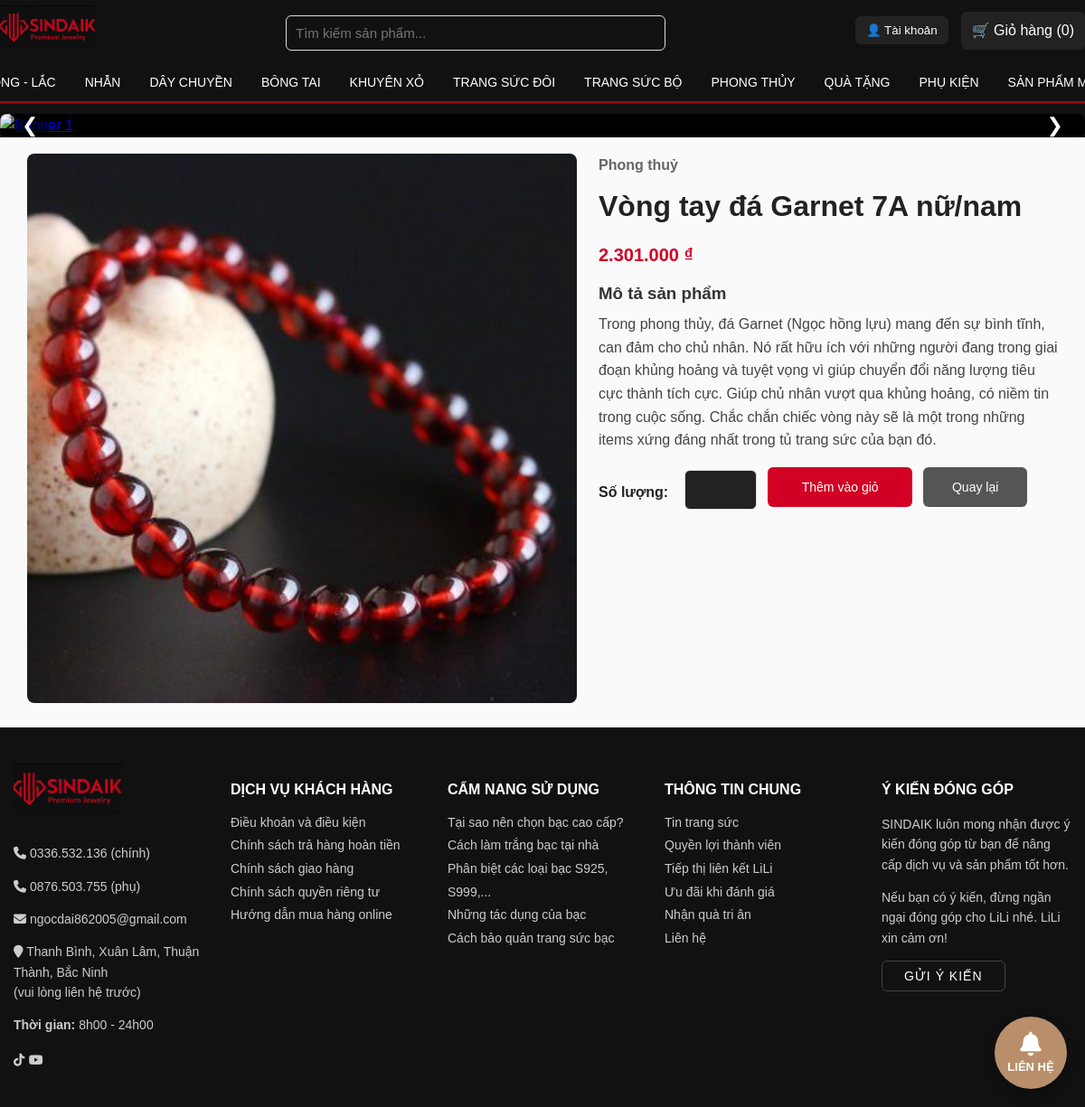
Page /product.php?id=55 on the committed database.
### tables this page shows
CREATE TABLE `products` (
  `id` int(11) NOT NULL,
  `name` varchar(255) NOT NULL,
  `category` varchar(100) NOT NULL,
  `description` text,
  `price` decimal(10,2) NOT NULL DEFAULT '0.00',
  `discount` int(11) NOT NULL DEFAULT '0',
  `image` varchar(255) DEFAULT NULL,
  `created_at` timestamp NOT NULL DEFAULT CURRENT_TIMESTAMP
);

### init.php (called while the page is built, shortened)
<?php
function e($str) {
    return htmlspecialchars($str, ENT_QUOTES | ENT_SUBSTITUTE, 'UTF-8');
}

### product.php (the view, shortened to what this page needs)
<?php
require 'init.php';
include 'header.php';
$id = isset($_GET['id']) ? intval($_GET['id']) : 0;
$stmt = $conn->prepare("SELECT * FROM products WHERE id = ?");
$stmt->bind_param("i", $id);
$stmt->execute();
$res = $stmt->get_result();
$p = $res ? $res->fetch_assoc() : null;
$img = !empty($p['image']) ? $p['image'] : 'no-image.png';
$imgPath = "assets/images/" . $img;
$discount = intval($p['discount'] ?? 0);
$price = floatval($p['price'] ?? 0);
$finalPrice = $price * (1 - ($discount / 100));
?>
<main class="wrap">
  <div class="product-detail" style="margin-top:18px;">
    <div class="col-left">
      <img src="<?php echo e($imgPath); ?>" alt="<?php echo e($p['name']); ?>">
    </div>
    <div class="col-right">
      <p style="margin:0 0 8px;color:#666;font-weight:600;"><?php echo e($p['category'] ?: 'Chưa có danh mục'); ?></p>
      <h1 style="margin:0 0 12px;"><?php echo e($p['name']); ?></h1>
      <div style="margin-bottom:10px;">
        <?php if ($discount > 0): ?>
          <div style="display:flex;gap:10px;align-items:center;">
            <div style="font-size:14px;color:#777;text-decoration:line-through;">
              <?php echo number_format($price,0,',','.'); ?> ₫
            </div>
            <div style="font-size:20px;font-weight:800;color:var(--brand);">
              <?php echo number_format($finalPrice,0,',','.'); ?> ₫
            </div>
            <div style="background:var(--primary);color:#fff;padding:4px 8px;border-radius:6px;font-weight:700;">
              -<?php echo $discount; ?>%
            </div>
          </div>
        <?php else: ?>
          <div style="font-size:20px;font-weight:800;color:var(--brand);margin-bottom:8px;">
            <?php echo number_format($price,0,',','.'); ?> ₫
          </div>
        <?php endif; ?>
      </div>
      <h3 style="margin-top:12px;margin-bottom:6px;color:#333;">Mô tả sản phẩm</h3>
      <div style="margin-bottom:14px;color:#444;line-height:1.6;">
        <?php
          echo nl2br(e($p['description'] ?: 'Chưa có mô tả cho sản phẩm này.'));
        ?>
      </div>
      <form action="cart.php" method="get" class="product-actions" style="margin-top:0;">
         <label for="qty" style="font-weight:600;margin-right:6px;">Số lượng:</label>
         <input id="qty" class="qty" type="number" name="qty" value="1" min="1">
         <button class="btn" type="submit">Thêm vào giỏ</button>
         <a class="btn btn-secondary" href="javascript:history.back()">Quay lại</a>
      </form>
    </div>
  </div>
</main>
<?php include 'footer.php'; ?>

### assets/css/style.css (style rules this page uses)
:root { --primary: #b88f6a; --brand: #d10024; --dark: #111; --muted: #777; --light: #fff; --bg: #fafafa; --card-shadow: 0 4px 10px rgba(0,0,0,0.08); --card-hover-shadow: 0 6px 16px rgba(0,0,0,0.12); --radius-sm: 6px; --radius-md: 12px; --transition-fast: 0.22s ease; }
html, body { font-family: Arial, Helvetica, sans-serif; font-size: 16px; line-height: 1.6; margin: 0; padding: 0; color: #222; background: var(--bg); -webkit-font-smoothing: antialiased; -moz-osx-font-smoothing: grayscale; text-rendering: optimizeLegibility; }
* { box-sizing: border-box; }
.wrap { max-width: 1200px; margin: 0 auto; padding: 0 15px; }
.product-detail { display:flex; gap:24px; margin: 20px 0; flex-wrap:wrap; }
.product-detail .col-left { flex:1 1 420px; }
.product-detail .col-left img { width:100%; border-radius:8px; }
.product-detail .col-right { flex:1 1 320px; }
form input[type="text"], form input[type="email"], form input[type="password"], form textarea, form input[type="number"] { width:100%; padding:10px; border-radius:6px; border:1px solid #ddd; margin-top:6px; font-size:15px; outline:none; }
label { display:block; margin-top:12px; font-weight:600; }
.btn { display:inline-flex; align-items:center; justify-content:center; padding:8px 14px; border-radius:6px; text-decoration:none; font-size:14px; font-weight:500; color:#fff; background:var(--brand); border:none; cursor:pointer; transition: background var(--transition-fast); }
.btn-secondary { background:#555; color:#fff; }
.product-detail .product-actions { display: flex; gap: 12px; align-items: center; flex-wrap: nowrap; box-sizing: border-box; }
.product-detail .product-actions .qty { width: 80px; padding: 8px 10px; border-radius: 6px; border: 1px solid #ddd; height: 44px; box-sizing: border-box; background: #222; color: inherit; }
.product-detail .product-actions .btn, .product-detail .product-actions .btn-secondary { height: 44px; display: inline-flex; align-items: center; justify-content: center; padding: 0 20px; border-radius: 6px; box-sizing: border-box; }
.product-detail .product-actions .btn { min-width: 160px; }
.product-detail .product-actions .btn-secondary { min-width: 115px; padding: 0 16px; }

### rows in the picture
products: image (picture), category "Phong thuỷ", name "Vòng tay đá Garnet 7A nữ/nam", price "2.301.000", description "Trong phong thủy, đá Garnet (Ngọc hồng lựu) mang đến sự bình tĩnh, can đảm cho chủ nhân. Nó rất hữu ích với những người đang trong giai đoạn khủng hoảng và tuyệt vọng vì giúp chuyển đổi năng lượng tiêu cực thành tích cực. Giúp chủ nhân vượt qua khủng hoảng, có niềm tin trong cuộc sống. Chắc chắn chiếc vòng này sẽ là một trong những items xứng đáng nhất trong tủ trang sức của bạn đó."
